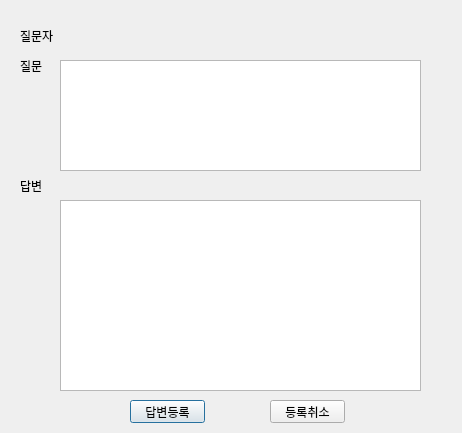
<?xml version="1.0" encoding="UTF-8"?>
<ui version="4.0">
 <class>QuestionReplyDialog</class>
 <widget class="QDialog" name="QuestionReplyDialog">
  <property name="geometry">
   <rect>
    <x>0</x>
    <y>0</y>
    <width>462</width>
    <height>433</height>
   </rect>
  </property>
  <property name="windowTitle">
   <string>답변하기</string>
  </property>
  <widget class="QLabel" name="label_QuestionerID">
   <property name="geometry">
    <rect>
     <x>90</x>
     <y>30</y>
     <width>56</width>
     <height>12</height>
    </rect>
   </property>
   <property name="text">
    <string>____</string>
   </property>
  </widget>
  <widget class="QLabel" name="label_Id">
   <property name="geometry">
    <rect>
     <x>20</x>
     <y>30</y>
     <width>56</width>
     <height>12</height>
    </rect>
   </property>
   <property name="text">
    <string>질문자</string>
   </property>
  </widget>
  <widget class="QLabel" name="label_QuestionLabel">
   <property name="geometry">
    <rect>
     <x>20</x>
     <y>60</y>
     <width>56</width>
     <height>12</height>
    </rect>
   </property>
   <property name="text">
    <string>질문</string>
   </property>
  </widget>
  <widget class="QLabel" name="label_AnswerTitle">
   <property name="geometry">
    <rect>
     <x>20</x>
     <y>180</y>
     <width>56</width>
     <height>12</height>
    </rect>
   </property>
   <property name="text">
    <string>답변</string>
   </property>
  </widget>
  <widget class="QTextEdit" name="textEdit_Answer">
   <property name="geometry">
    <rect>
     <x>60</x>
     <y>200</y>
     <width>361</width>
     <height>191</height>
    </rect>
   </property>
  </widget>
  <widget class="QTextEdit" name="textEdit_Question">
   <property name="geometry">
    <rect>
     <x>60</x>
     <y>60</y>
     <width>361</width>
     <height>111</height>
    </rect>
   </property>
  </widget>
  <widget class="QPushButton" name="btn_Submit">
   <property name="geometry">
    <rect>
     <x>130</x>
     <y>400</y>
     <width>75</width>
     <height>23</height>
    </rect>
   </property>
   <property name="text">
    <string>답변등록</string>
   </property>
  </widget>
  <widget class="QPushButton" name="btn_Cancle">
   <property name="geometry">
    <rect>
     <x>270</x>
     <y>400</y>
     <width>75</width>
     <height>23</height>
    </rect>
   </property>
   <property name="text">
    <string>등록취소</string>
   </property>
  </widget>
 </widget>
 <resources/>
 <connections/>
</ui>
